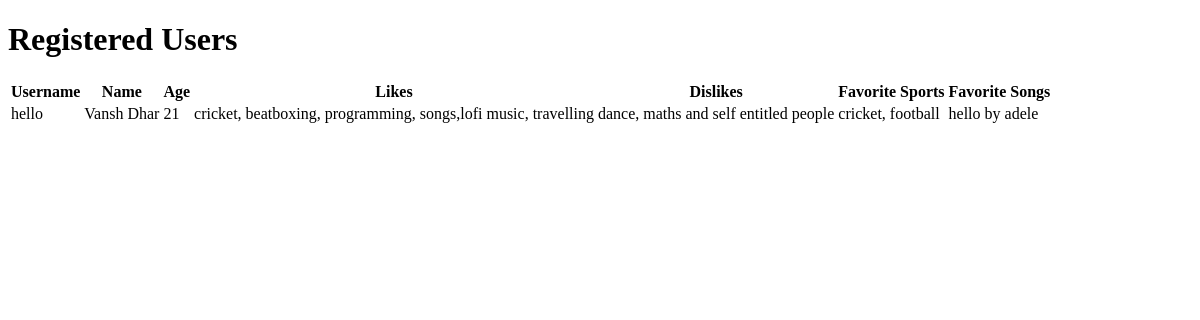
/users, run on an earlier commit of the app's database.
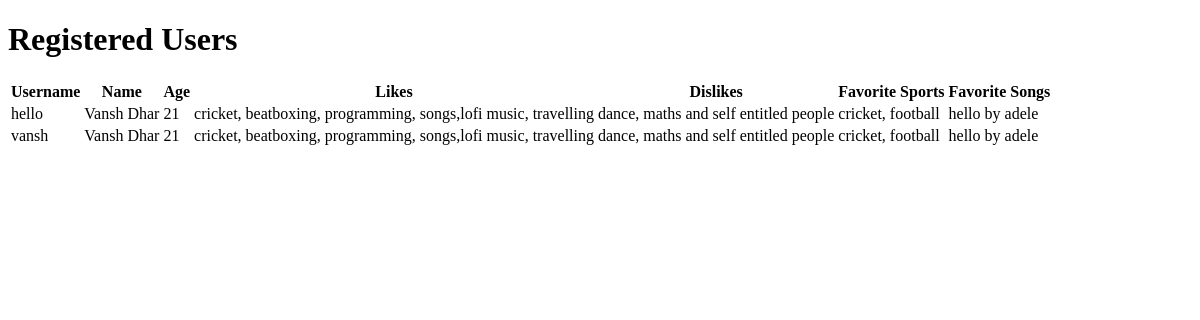
And on a later commit of the database.
### models.py (models this page shows, shortened)
class User(db.Model):
    id = db.Column(db.Integer, primary_key=True)
    username = db.Column(db.String(80), unique=True, nullable=False)
    password = db.Column(db.String(120), nullable=False)
    name = db.Column(db.String(100), nullable=True)
    age = db.Column(db.Integer, nullable=True)
    likes = db.Column(db.String(200), nullable=True)
    dislikes = db.Column(db.String(200), nullable=True)
    favorite_sports = db.Column(db.String(200), nullable=True)
    favorite_songs = db.Column(db.String(200), nullable=True)

### app.py (the view)
@app.route("/users")
def view_users():
    users = User.query.all()  # Query all users from the database
    return render_template("user.html", users=users)  # Render a template to display users

### templates/user.html (shortened to what this page needs)
<!DOCTYPE html>
<html lang="en">
<head>
</head>
<body>
    <h1>Registered Users</h1>
    <table>
        <tr>
            <th>Username</th>
            <th>Name</th>
            <th>Age</th>
            <th>Likes</th>
            <th>Dislikes</th>
            <th>Favorite Sports</th>
            <th>Favorite Songs</th>
        </tr>
        {% for user in users %}
        <tr>
            <td>{{ user.username }}</td>
            <td>{{ user.name }}</td>
            <td>{{ user.age }}</td>
            <td>{{ user.likes }}</td>
            <td>{{ user.dislikes }}</td>
            <td>{{ user.favorite_sports }}</td>
            <td>{{ user.favorite_songs }}</td>
        </tr>
        {% endfor %}
    </table>
</body>
</html>

What changed in the data, as far as the page shows it:
added User: username "vansh", name "Vansh Dhar", age "21", likes "cricket, beatboxing, programming, songs,lofi music, travelling", dislikes "dance, maths and self entitled people", favorite_sports "cricket, football", favorite_songs "hello by adele"
